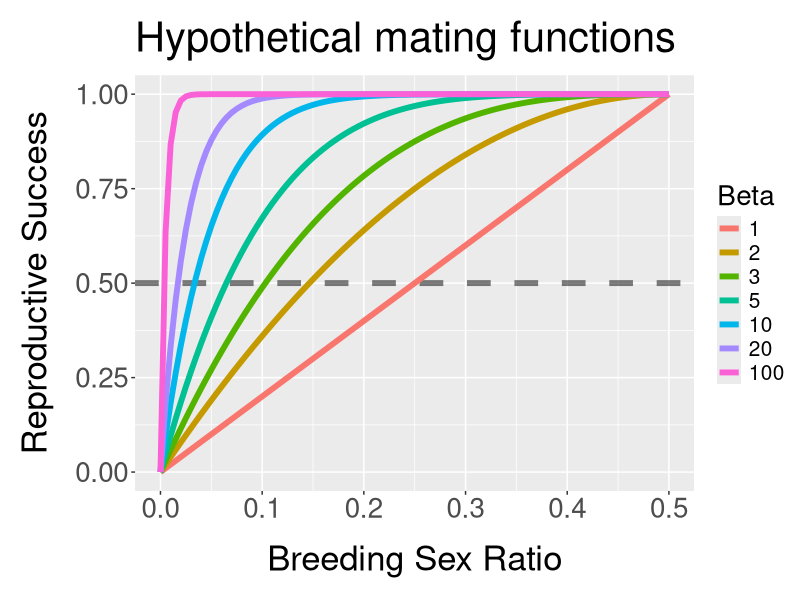

Source code (R):
  # cumulative density function of a beta distribution
  
  # load libraries
  library(ggplot2)
  
  # values of x to plot
  x <- seq(from = 0, to = 1, by = 0.01)
  
  # beta values to cycle through
  betas <- c(1, 2, 3, 5, 10, 20, 100)
  
  # initialise DF
  DF <- data.frame(Breeding_Sex_Ratio = rep(x, times = length(betas)), 
                   Beta = rep(betas, each = length(x)), 
                   Reproductive_Success = NA)
  
  # CDF function
  for (b in 1:length(betas)) {
    
    start <- (b - 1)*length(x) + 1
    stop <- start + length(x) - 1
    DF$Reproductive_Success[start:stop] <- pbeta(x, shape1 = 1, shape2 = betas[b])
    
  }
  
  # make Beta factor
  DF$Beta <- as.factor(DF$Beta)
  
  # plot
  ggplot(data = DF, aes(x = Breeding_Sex_Ratio/2, y = Reproductive_Success, 
                        color = Beta)) +
    geom_hline(yintercept = 0.5, linetype = 2, alpha = 0.5, lwd = 2) +
    geom_line(lwd = 2) +
    ylab('Reproductive Success') +
    xlab('Breeding Sex Ratio') +
    ggtitle('Hypothetical mating functions') +
    theme_gray() +
    theme(axis.title.y = element_text(margin = margin(r = 15, l = 10)), 
          axis.title.x = element_text(margin = margin(t = 15, b = 10)), 
          plot.title = element_text(margin = margin(b = 10, t = 10), 
                                    size = 30), 
          axis.text = element_text(size = 20), 
          axis.title = element_text(size = 25), 
          legend.title = element_text(size = 20), 
          legend.text = element_text(size = 15))
  
